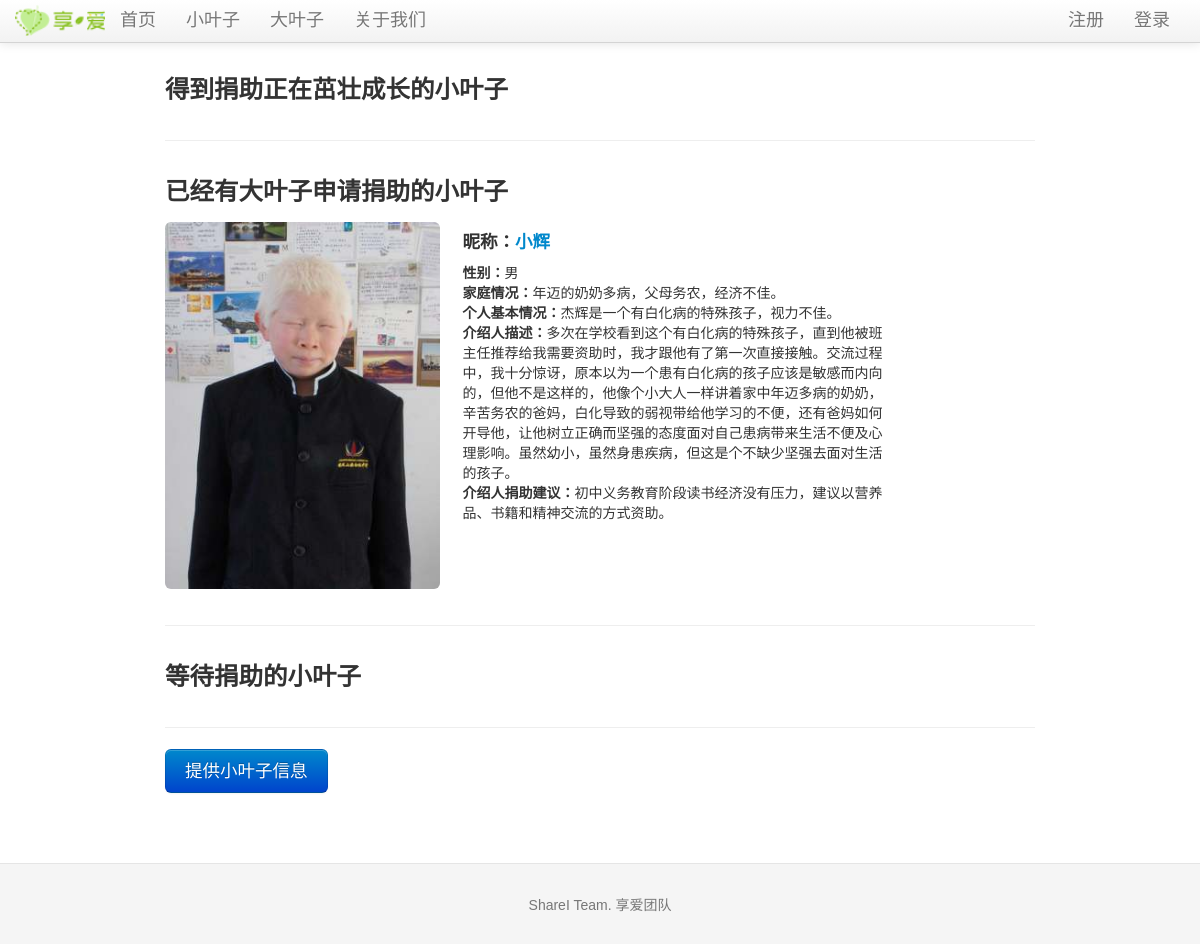
Page /littleleaf on the earlier database version.
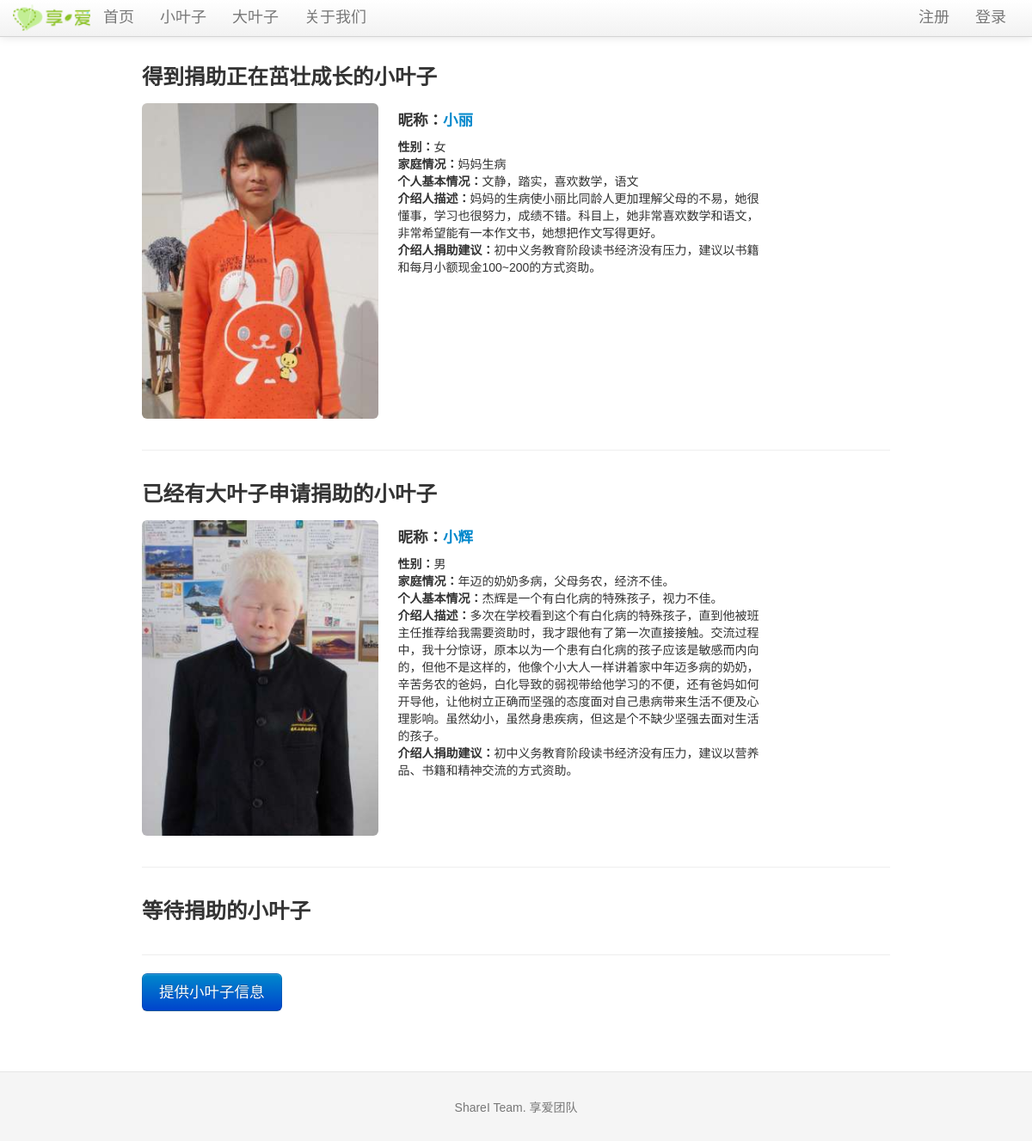
Same page on the later database version.
### tables this page shows
CREATE TABLE lleaf (
	lleaf_id integer primary key autoincrement,
	avatar text,
	nickavatar text,
	lname text,
	lnickname text,
	gender text,
	nationality text,
	age text,
	grade text,
	bday text,
	constellation text,
	school text,
	homeaddress text,
	phone text,
	homeinfo text,
	linfo text,
	ginfo text,
	gadvice text,
	gname text,
	gschool text,
	gbackground text,
	ginfosource text,
	grr text,
	gweibo text,
	gkaixin text,
	status integer not null,
	createtime TIMESTAMP default (datetime('now', 'localtime'))
);

### sharei.py (the view)
@app.route('/littleleaf')
def show_littleleafs():
    littleleafs = query_db('''select * from lleaf''')
    error = None
    if littleleafs is None:
        error = 'No little leaf now'
        return render_template('littleleaf.html', error=error)
    else:
        return render_template('littleleaf.html', error=error, littleleafs = littleleafs)

### sharei.py (called while the page is built)
def get_db():
    top = _app_ctx_stack.top
    if not hasattr(top, 'sqlite_db'):
        top.sqlite_db = sqlite3.connect(app.config['DATABASE'])
        top.sqlite_db.row_factory = sqlite3.Row
    return top.sqlite_db

@app.teardown_appcontext
def close_database(exception):
    top = _app_ctx_stack.top
    if hasattr(top, 'sqlite_db'):
        top.sqlite_db.close()

def query_db(query, args=(), one=False):
    cur = get_db().execute(query, args)
    rv = cur.fetchall()
    return (rv[0] if rv else None) if one else rv

@app.before_request
def before_request():
    g.bleaf = None
    if 'bleaf_id' in session:
        g.bleaf = query_db('select * from bleaf where bleaf_id = ?', [session['bleaf_id']], one=True)

### templates/littleleaf.html (shortened to what this page needs)
{% extends "layout.html" %}
{% block body %}
<div class="row-fluid">
  <h3>得到捐助正在茁壮成长的小叶子</h3>
    {% for littleleaf in littleleafs %}
      {% if littleleaf.status == 3 %}
        <div class="row-fluid">
        <div class="span4">
            <img src={{ littleleaf.avatar }}  class="img-rounded">
        </div>
        <div class="span6" style="text-align : left;background-color:#FFFFFF; padding-left:20">
          <h4>昵称：<a href="{{ url_for('show_littleleaf', lleaf_id=littleleaf.lleaf_id) }}" target="_blank">{{littleleaf.lnickname}}</a></h4>
          <p><b>性别：</b>{{littleleaf.gender}}<br>
          <b>家庭情况：</b>{{littleleaf.homeinfo}}<br>
          <b>个人基本情况：</b>{{littleleaf.linfo}}<br>
          <b>介绍人描述：</b>{{littleleaf.ginfo}}<br>
          <b>介绍人捐助建议：</b>{{littleleaf.gadvice}}
        </div>
      </div><br>
      {% endif %}
    {% endfor %}
</div>
<hr>
<div class="row-fluid">
  <h3>已经有大叶子申请捐助的小叶子</h3>
    {% for littleleaf in littleleafs %}
      {% if littleleaf.status == 2%}
       <div class="row-fluid">
        <div class="span4">
            <img src={{ littleleaf.avatar }}  class="img-rounded">
        </div>
        <div class="span6" style="text-align : left;background-color:#FFFFFF; padding-left:20">
          <h4>昵称：<a href="{{ url_for('show_littleleaf', lleaf_id=littleleaf.lleaf_id) }}" target="_blank">{{littleleaf.lnickname}}</a></h4>
          <p><b>性别：</b>{{littleleaf.gender}}<br>
          <b>家庭情况：</b>{{littleleaf.homeinfo}}<br>
          <b>个人基本情况：</b>{{littleleaf.linfo}}<br>
          <b>介绍人描述：</b>{{littleleaf.ginfo}}<br>
          <b>介绍人捐助建议：</b>{{littleleaf.gadvice}}
        </div>
      </div><br>
      {% endif %}
    {% endfor %}
</div>
<hr>
<div class="row-fluid">
  <h3>等待捐助的小叶子</h3>
</div>
<hr>
<a href="{{ url_for('add_littleleaf') }}" class="btn btn-large btn-primary">提供小叶子信息</a>
{% endblock %}

Differences in the rows shown:
added lleaf: avatar (picture), lnickname "小丽", gender "女", homeinfo "妈妈生病", linfo "文静，踏实，喜欢数学，语文", ginfo "妈妈的生病使小丽比同龄人更加理解父母的不易，她很懂事，学习也很努力，成绩不错。科目上，她非常喜欢数学和语文，非常希望能有一本作文书，她想把作文写得更好。", gadvice "初中义务教育阶段读书经济没有压力，建议以书籍和每月小额现金100~200的方式资助。", shown under "得到捐助正在茁壮成长的小叶子"
